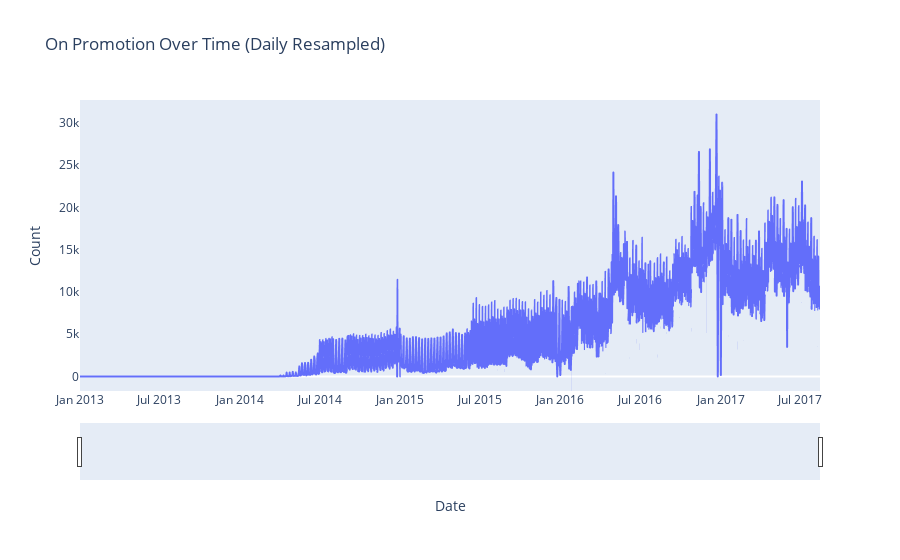

Notebook source saved alongside this figure:
### Code cell
# Resample on a daily frequency and count the occurrences of 'onpromotion'
onpromotion_resampled = train_df.resample('D', on='date')['onpromotion'].sum().reset_index()

# Plotting with Plotly
fig = px.line(onpromotion_resampled, x='date', y='onpromotion', title='On Promotion Over Time (Daily Resampled)',
              labels={'onpromotion': 'Count'}, markers=False, line_shape='linear')

fig.update_xaxes(title_text='Date', showgrid=False)
fig.update_yaxes(title_text='Count', showgrid=False)

# Add a range slider
fig.update_layout(xaxis_rangeslider_visible=True)

fig.show()

### Figure 1 — Plotly figure (JSON) as saved in the notebook; plotly's stock layout.template omitted (floating-point values rounded to 4 significant figures; data arrays with more than 128 entries replaced by an {"elided": "..."} marker saying what was removed)
{"data": [{"hovertemplate": "date=%{x}<br>Count=%{y}<extra></extra>", "legendgroup": "", "line": {"color": "#636efa", "dash": "solid", "shape": "linear"}, "marker": {"symbol": "circle"}, "mode": "lines", "name": "", "showlegend": false, "type": "scattergl", "x": {"elided": "1688 str values"}, "xaxis": "x", "y": {"elided": "1688 int values"}, "yaxis": "y"}], "layout": {"legend": {"tracegroupgap": 0}, "title": {"text": "On Promotion Over Time (Daily Resampled)"}, "xaxis": {"anchor": "y", "domain": [0, 1], "rangeslider": {"visible": true}, "showgrid": false, "title": {"text": "Date"}}, "yaxis": {"anchor": "x", "domain": [0, 1], "showgrid": false, "title": {"text": "Count"}}}}
